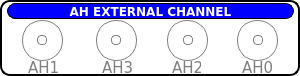
   <widget class="QFrame" name="frame_4">
    <property name="geometry">
     <rect>
      <x>18</x>
      <y>3</y>
      <width>300</width>
      <height>76</height>
     </rect>
    </property>
    <property name="styleSheet">
     <string notr="true">QFrame{border:2px solid black; background-color: rgba(0,0,0,0);border-radius:10px;}
QLabel{border:1px solid rgba(0,0,0,0);}

</string>
    </property>
    <property name="frameShape">
     <enum>QFrame::StyledPanel</enum>
    </property>
    <property name="frameShadow">
     <enum>QFrame::Raised</enum>
    </property>
    <widget class="QLabel" name="label_32">
     <property name="geometry">
      <rect>
       <x>97</x>
       <y>59</y>
       <width>38</width>
       <height>17</height>
      </rect>
     </property>
     <property name="font">
      <font>
       <family>DejaVu Sans</family>
       <pointsize>11</pointsize>
       <weight>50</weight>
       <bold>false</bold>
      </font>
     </property>
     <property name="styleSheet">
      <string notr="true">color:gray;</string>
     </property>
     <property name="text">
      <string>AH3</string>
     </property>
    </widget>
    <widget class="QLabel" name="label_34">
     <property name="geometry">
      <rect>
       <x>23</x>
       <y>59</y>
       <width>38</width>
       <height>17</height>
      </rect>
     </property>
     <property name="font">
      <font>
       <family>DejaVu Sans</family>
       <pointsize>11</pointsize>
       <weight>50</weight>
       <bold>false</bold>
      </font>
     </property>
     <property name="styleSheet">
      <string notr="true">color:gray;</string>
     </property>
     <property name="text">
      <string>AH1</string>
     </property>
    </widget>
    <widget class="QFrame" name="dso1_outer_3">
     <property name="geometry">
      <rect>
       <x>22</x>
       <y>20</y>
       <width>41</width>
       <height>41</height>
      </rect>
     </property>
     <property name="styleSheet">
      <string notr="true">border:1px solid gray;border-radius:20px;
image: url(:/new/prefix1/Button-Blank-Gray-icon.png);</string>
     </property>
     <property name="frameShape">
      <enum>QFrame::StyledPanel</enum>
     </property>
     <property name="frameShadow">
      <enum>QFrame::Raised</enum>
     </property>
     <widget class="QFrame" name="dso1_inner_3">
      <property name="geometry">
       <rect>
        <x>15</x>
        <y>15</y>
        <width>10</width>
        <height>10</height>
       </rect>
      </property>
      <property name="styleSheet">
       <string notr="true">border:1px solid gray;border-radius:4px;
</string>
      </property>
      <property name="frameShape">
       <enum>QFrame::StyledPanel</enum>
      </property>
      <property name="frameShadow">
       <enum>QFrame::Raised</enum>
      </property>
     </widget>
    </widget>
    <widget class="QFrame" name="dso_outer_3">
     <property name="geometry">
      <rect>
       <x>96</x>
       <y>20</y>
       <width>41</width>
       <height>41</height>
      </rect>
     </property>
     <property name="styleSheet">
      <string notr="true">border:1px solid gray;border-radius:20px;
image: url(:/new/prefix1/Button-Blank-Gray-icon.png);</string>
     </property>
     <property name="frameShape">
      <enum>QFrame::StyledPanel</enum>
     </property>
     <property name="frameShadow">
      <enum>QFrame::Raised</enum>
     </property>
     <widget class="QFrame" name="dso_inner_3">
      <property name="geometry">
       <rect>
        <x>15</x>
        <y>15</y>
        <width>10</width>
        <height>10</height>
       </rect>
      </property>
      <property name="styleSheet">
       <string notr="true">border:1px solid gray;border-radius:4px;
</string>
      </property>
      <property name="frameShape">
       <enum>QFrame::StyledPanel</enum>
      </property>
      <property name="frameShadow">
       <enum>QFrame::Raised</enum>
      </property>
     </widget>
    </widget>
    <widget class="QLabel" name="label_35">
     <property name="geometry">
      <rect>
       <x>7</x>
       <y>3</y>
       <width>287</width>
       <height>16</height>
      </rect>
     </property>
     <property name="font">
      <font>
       <family>DejaVu Sans</family>
       <weight>75</weight>
       <bold>true</bold>
      </font>
     </property>
     <property name="styleSheet">
      <string notr="true">background-color:blue;
color:white;
border:1px solid black;
border-radius:8px;</string>
     </property>
     <property name="text">
      <string>AH EXTERNAL CHANNEL</string>
     </property>
     <property name="alignment">
      <set>Qt::AlignCenter</set>
     </property>
    </widget>
    <widget class="QLabel" name="label_38">
     <property name="geometry">
      <rect>
       <x>237</x>
       <y>59</y>
       <width>43</width>
       <height>17</height>
      </rect>
     </property>
     <property name="font">
      <font>
       <family>DejaVu Sans</family>
       <pointsize>11</pointsize>
       <weight>50</weight>
       <bold>false</bold>
      </font>
     </property>
     <property name="styleSheet">
      <string notr="true">color:gray;</string>
     </property>
     <property name="text">
      <string>AH0</string>
     </property>
    </widget>
    <widget class="QFrame" name="frame_20">
     <property name="geometry">
      <rect>
       <x>237</x>
       <y>20</y>
       <width>41</width>
       <height>41</height>
      </rect>
     </property>
     <property name="styleSheet">
      <string notr="true">border:1px solid gray;border-radius:20px;
image: url(:/new/prefix1/Button-Blank-Gray-icon.png);</string>
     </property>
     <property name="frameShape">
      <enum>QFrame::StyledPanel</enum>
     </property>
     <property name="frameShadow">
      <enum>QFrame::Raised</enum>
     </property>
     <widget class="QFrame" name="frame_22">
      <property name="geometry">
       <rect>
        <x>16</x>
        <y>15</y>
        <width>10</width>
        <height>10</height>
       </rect>
      </property>
      <property name="styleSheet">
       <string notr="true">border:1px solid gray;border-radius:4px;
</string>
      </property>
      <property name="frameShape">
       <enum>QFrame::StyledPanel</enum>
      </property>
      <property name="frameShadow">
       <enum>QFrame::Raised</enum>
      </property>
     </widget>
    </widget>
    <widget class="QLabel" name="label_54">
     <property name="geometry">
      <rect>
       <x>167</x>
       <y>59</y>
       <width>35</width>
       <height>17</height>
      </rect>
     </property>
     <property name="font">
      <font>
       <family>DejaVu Sans</family>
       <pointsize>11</pointsize>
       <weight>50</weight>
       <bold>false</bold>
      </font>
     </property>
     <property name="styleSheet">
      <string notr="true">color:gray;</string>
     </property>
     <property name="text">
      <string>AH2</string>
     </property>
    </widget>
    <widget class="QFrame" name="frame_31">
     <property name="geometry">
      <rect>
       <x>167</x>
       <y>20</y>
       <width>41</width>
       <height>41</height>
      </rect>
     </property>
     <property name="styleSheet">
      <string notr="true">border:1px solid gray;border-radius:20px;
image: url(:/new/prefix1/Button-Blank-Gray-icon.png);</string>
     </property>
     <property name="frameShape">
      <enum>QFrame::StyledPanel</enum>
     </property>
     <property name="frameShadow">
      <enum>QFrame::Raised</enum>
     </property>
     <widget class="QFrame" name="frame_32">
      <property name="geometry">
       <rect>
        <x>16</x>
        <y>15</y>
        <width>10</width>
        <height>10</height>
       </rect>
      </property>
      <property name="styleSheet">
       <string notr="true">border:1px solid gray;border-radius:4px;
</string>
      </property>
      <property name="frameShape">
       <enum>QFrame::StyledPanel</enum>
      </property>
      <property name="frameShadow">
       <enum>QFrame::Raised</enum>
      </property>
     </widget>
    </widget>
   </widget>
